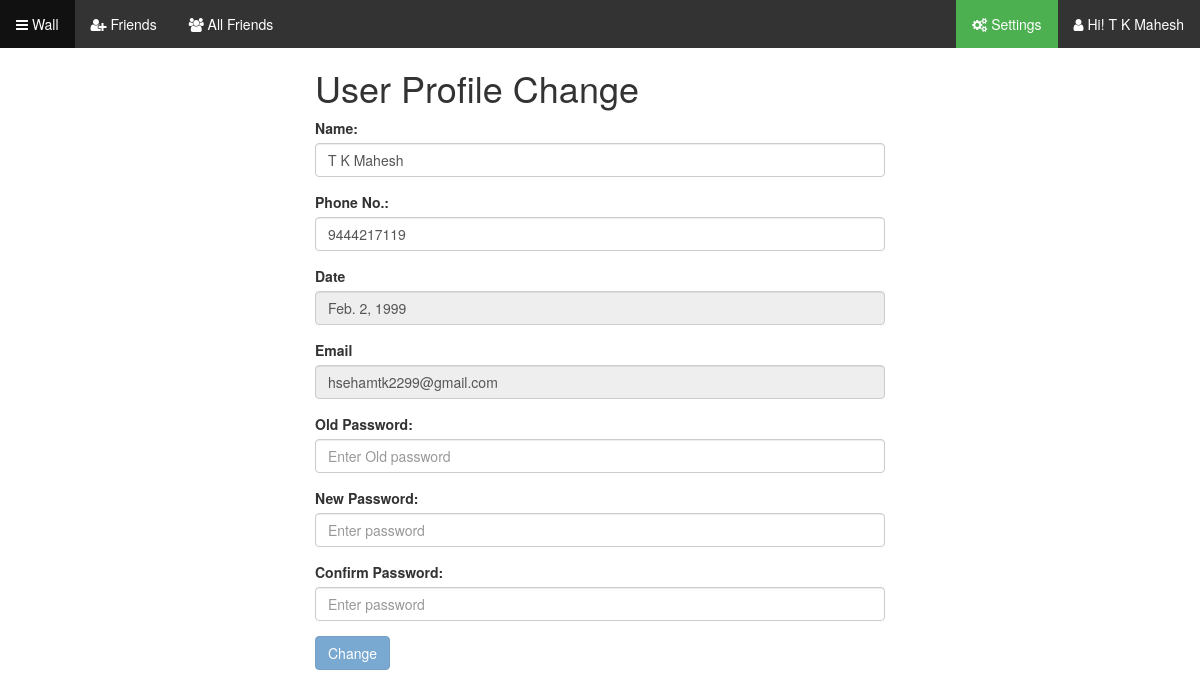
The app's page /wall/settings/ (signed in) with its own data.
### login/models.py (models this page shows, shortened)
class User(models.Model):
	firstName = models.CharField(max_length=20)
	emailId = models.EmailField(max_length=30, primary_key = True)
	password = models.CharField(max_length=20)
	dob = models.DateField(blank=True)
	proficPic = models.ImageField(blank=True)
	phoneNumber = models.CharField(max_length=10)

### post/views.py (the view)
def settings(request):
	user = User.objects.get(emailId=str(request.session['email']))
	context={
		'user':user
	}
	return render(request,'post/settings.html',context)

### post/templates/post/settings.html (shortened to what this page needs)
<!DOCTYPE html>
<html>
<head>
<link rel="stylesheet" type="text/css" href="https://maxcdn.bootstrapcdn.com/bootstrap/3.3.7/css/bootstrap.min.css">
<link rel="stylesheet" href="https://maxcdn.bootstrapcdn.com/font-awesome/4.7.0/css/font-awesome.min.css">
</head>
<body>
<div ng-app="myApp" >
<ul class="topnav">
  <li class="right"><a href="#">
    <i class="fa fa-user" aria-hidden="true"></i>
    <span> Hi! {{user.firstName}}</span>
  </a></li>
  <li><a  href="#Wall">
      <i class="fa fa-bars" aria-hidden="true"></i>
      <span class="hidden-xs"> Wall</span>
  </a></li>
  <li><a href="#Friends">
      <span class="fa fa-user-plus" aria-hidden="true"></span>
      <span class="hidden-xs" > Friends</span>
  </a></li>
  <li><a  href="#All_Friends">
      <i class="fa fa-users" aria-hidden="true"></i>
      <span class="hidden-xs" >  All Friends</span>
  </a></li>
    <li class="right "><a class="active" href="#Settings">
      <i class="fa fa-cogs" aria-hidden="true"></i>
      <span class="hidden-xs" >  Settings</span>
  </a></li>
</ul>
  <form action='wall/checker/' method='post' class="sign">
    <div class="col-lg-3 col-sm-2 xs-hidden">
    </div>
    <div class=" col-lg-6 col-sm-8 " >
          <h1>User Profile Change</h1>
          <div class="form-group">
            <label>Name:</label>
            <input type="text" class="form-control" name="name" id="name" placeholder="Enter Name" onblur="namecheck()" onchange="submit()" value="{{user.firstName}}">
          </div>
          <div class="form-group">
            <label for="rollno">Phone No.:</label>
            <input type="text" class="form-control" name="phoneno" id="phoneno" placeholder="Enter Phone no" onblur="phonecheck()" onchange="submit()" value="{{user.phoneNumber}}">
          </div>
          <div class="form-group">
            <label for="date">Date</label>
            <input type="text" class="form-control" name="bdate" id="bdate" placeholder="yyyy-mm-dd" onblur="bdatecheck()" onchange="submit()" value="{{user.dob}}" disabled="true">
          </div>
          <div class="form-group">
            <label for="mail">Email</label>
            <input type="text" class="form-control" name="mail" id="mail" placeholder="yyyy-mm-dd"  onchange="submit()" disabled="true" value="{{user.emailId}}">
          </div>
          <div class="form-group">
            <label for="opwd">Old Password:</label>
            <input type="password" class="form-control" name="opwd" id="opwd" placeholder="Enter Old password" onblur="opwdcheck()" onchange="submit();">
          </div>
          <div class="form-group">
            <label for="pwd">New Password:</label>
            <input type="password" class="form-control" name="pwd" id="pwd" placeholder="Enter password" onblur="pwdcheck()" onchange="submit();">
          </div>
          <div class="form-group">
            <label for="conpwd">Confirm Password:</label>
            <input type="password" class="form-control" id="conpwd" placeholder="Enter password" onblur="conpwdcheck()" onchange="submit()">
          </div>
          <div class="form-group"  onmouseover="submit()">
            <button type="submit" class="btn btn-primary" disabled onclick="submit1()" id="submit">Change</button>
          </div>
    </div>
  </form>
</div>
</body>
</html>

### post/templates/post/settings.html (style rules this page uses)
body { margin: 0; }
ul.topnav { list-style-type: none; margin: 0; padding: 0; overflow: hidden; background-color: #333; }
ul.topnav li { float: left; }
ul.topnav li a { display: block; color: white; text-align: center; padding: 14px 16px; text-decoration: none; }
ul.topnav li a.active { background-color: #4CAF50; }
ul.topnav li.right { float: right; }

### records on screen
User: firstName "T K Mahesh", name "T K Mahesh", phoneno "9444217119", bdate "Feb. 2, 1999", mail "hsehamtk2299@gmail.com"
